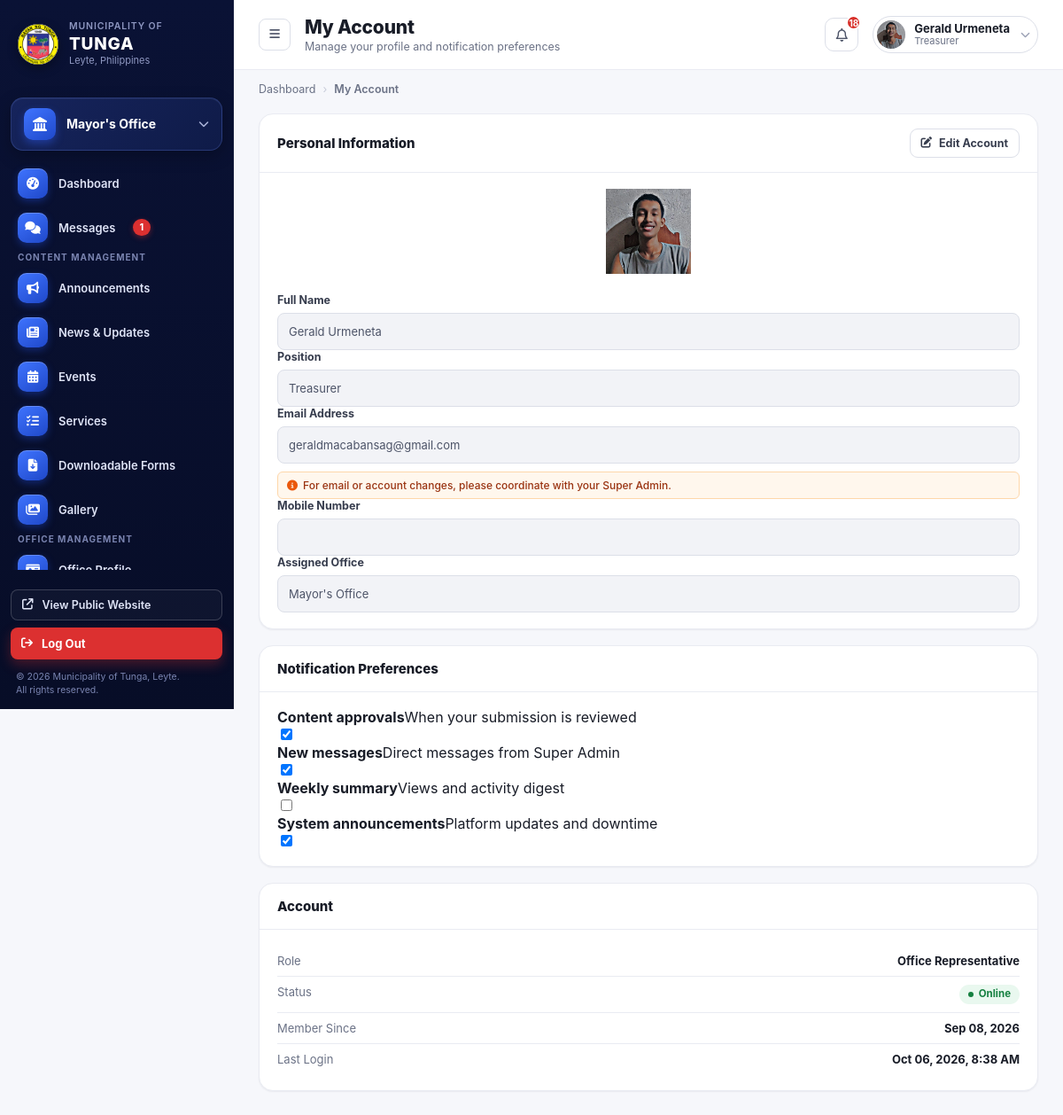
/office-dashboard/office-account (signed in), run on the app's committed database.
### office_dashboard/models.py (models this page shows, shortened)
class OfficeRepresentative(models.Model):
    user = models.OneToOneField(User, on_delete=models.CASCADE, related_name="office_rep")
    office = models.OneToOneField(Office, on_delete=models.CASCADE, related_name="representative")
    position = models.CharField(max_length=100, blank=True)
    mobile_number = models.CharField(max_length=20, blank=True)
    photo = models.ImageField(upload_to="rep_photos/", blank=True, null=True)   # ADD THIS LINE
    @property
    def unread_notifications_count(self):
        return self.notifications.filter(is_read=False).count()
    @property
    def recent_notifications(self):
        return self.notifications.order_by('-created_at')[:5]

### offices/models.py (models this page shows, shortened)
class Office(models.Model):
    name = models.CharField(max_length=100)
    slug = models.SlugField(unique=True, max_length=150)
    logo = models.ImageField(upload_to="office_logos/", blank=True, null=True)
    about = models.TextField(blank=True)
    description = models.TextField(blank=True)
    head_name = models.CharField(max_length=255, blank=True)
    position_title = models.CharField(max_length=255, blank=True)
    office_hours = models.CharField(max_length=255, blank=True)
    location = models.CharField(max_length=255, blank=True)
    email = models.EmailField(blank=True)
    telephone = models.CharField(max_length=100, blank=True)
    service_pledge = models.TextField(blank=True)
    mandate = models.TextField(blank=True)
    vision = models.TextField(blank=True)
    mission = models.TextField(blank=True)
    goal = models.TextField(blank=True)
    objective = models.TextField(blank=True)
    facebook_url = models.URLField(
        blank=True,
        help_text="Link to this office's official Facebook page, shown as an icon on its public page.",
    )
    twitter_url = models.URLField(
        blank=True,
        help_text="Link to this office's official X (Twitter) page, shown as an icon on its public page.",
    )
    instagram_url = models.URLField(
        blank=True,
        help_text="Link to this office's official Instagram page, shown as an icon on its public page.",
    )
    youtube_url = models.URLField(
        blank=True,
        help_text="Link to this office's official YouTube channel, shown as an icon on its public page.",
    )
    hero_image = models.ImageField(
        upload_to="office_hero/",
        blank=True,
        null=True,
        help_text="Banner image shown at the top of this office's public page. Defaults to the standard municipal hall photo when empty.",
    )
    display_order = models.PositiveIntegerField(default=9999)
    is_visible = models.BooleanField(
        default=True,
        help_text="Uncheck to hide this office from the public Offices page."
    )

### office_dashboard/views.py (the view, shortened to what this page needs)
# urls.py: path('office-account', views.my_account, name='account'),
@office_rep_required
def my_account(request, rep):
    return render(request, "office_dashboard/my-account.html", {"rep": rep})

### admin_dashboard/context_processors.py (called while the page is built)
def site_contact_info(request):
    return {"site_contact": SiteContactInfo.get_solo()}

def is_super_admin(request):
    if not request.user.is_authenticated:
        return {"is_super_admin": False}
    return {"is_super_admin": SuperAdmin.objects.filter(user=request.user).exists()}

def ticker_announcements(request):
    from office_dashboard.models import Announcement
    announcements = list(
        Announcement.objects.filter(status='published').order_by('-date_posted', '-created_at')[:5]
    )
    return {"ticker_announcements": announcements}

def nav_offices(request):
    from django.urls import reverse
    from offices.models import Office
    offices_list = list(
        Office.objects
        .exclude(slug="lgu-super-admin")
        .filter(is_visible=True, representative__isnull=False, representative__user__is_active=True)
        .order_by("display_order", "name")
    )
    for o in offices_list:
        o.nav_url = reverse('offices:office_detail', args=[o.slug])
    return {"nav_offices": offices_list}

### admin_dashboard/models.py (called while the page is built)
    @classmethod
    def get_solo(cls):
        obj, _ = cls.objects.get_or_create(pk=1, defaults={
            'phone': '(053) 456 789',
            'phone_local': 'Local 100',
            'email': 'tunga@gmail.com',
            'email_secondary': 'info@tunga.gov.ph',
            'address': '2nd Floor, Municipal Hall, Tunga, Leyte',
            'facebook_name': 'Municipality of Tunga - Official',
            'office_hours': 'Monday – Friday, 8:00 AM – 5:00 PM',
        })
        return obj

### office_dashboard/templatetags/message_tags.py (called while the page is built)
@register.simple_tag
def unread_messages(request):
    user = getattr(request, "user", None)
    if user is None or not user.is_authenticated:
        return 0
    if SuperAdmin.objects.filter(user=user).exists():
        return Message.objects.filter(sender=Message.SENDER_REP, read_at__isnull=True).count()
    rep = OfficeRepresentative.objects.filter(user=user).first()
    if rep is None:
        return 0
    return rep.chat_messages.filter(sender=Message.SENDER_ADMIN, read_at__isnull=True).count()

### templates/office_dashboard/my-account.html (shortened to what this page needs)
{% extends "representative_dashboard_base.html" %}
{% load static %}
{% block body_page %}my-account{% endblock %}
{% block content %}
  <div class="main">
    <header class="topbar">
      <div class="topbar-left">
        <button class="menu-btn" onclick="document.getElementById('sidebar').classList.toggle('open')"><i class="fa-solid fa-bars"></i></button>
        <div class="page-heading">
          <h1>My Account</h1>
          <p>Manage your profile and notification preferences</p>
        </div>
      </div>
      <div class="topbar-right">
        <button class="icon-button" id="notifBellBtn" type="button" aria-haspopup="true" aria-expanded="false"><i class="fa-regular fa-bell"></i>{% if rep.unread_notifications_count > 0 %}<span class="dot">{{ rep.unread_notifications_count }}</span>{% endif %}</button>
        <div class="user-chip">
          <img src="{% if rep.photo %}{{ rep.photo.url }}{% else %}{% static 'images/icon/profile_logo.jpeg' %}{% endif %}" alt="">
          <div class="who"><div class="name">{{ rep.user.get_full_name|default:rep.user.username }}</div><div class="role">{{ rep.position|default:"Office Representative" }}</div></div>
          <i class="fa-solid fa-chevron-down chev"></i>
        </div>
      </div>
    </header>
    <nav class="breadcrumbs">
      <span>Dashboard</span><span class="sep">›</span><span class="current">My Account</span>
    </nav>
    <main class="content">
      <div class="grid-3">
    <section class="panel">
      <div class="panel-header">
        <h2>Personal Information</h2>
        <button class="btn btn-secondary btn-sm" id="edit-account-btn"><i class="fa-solid fa-pen-to-square"></i> Edit Account</button>
      </div>
      <div class="panel-body" id="account-view-mode">
        <div class="avatar-upload" style="margin-bottom:22px;text-align:center;">
          <img src="{% if rep.photo %}{{ rep.photo.url }}{% else %}{% static 'images/icon/profile_logo.jpeg' %}{% endif %}" alt="" style="width:96px;height:96px;object-fit:cover;display:block;margin:0 auto;">
        </div>
        <div class="form-grid">
          <div class="form-group">
            <label class="form-label">Full Name</label>
            <input class="form-input" type="text" value="{{ rep.user.get_full_name }}" disabled>
          </div>
          <div class="form-group">
            <label class="form-label">Position</label>
            <input class="form-input" type="text" value="{{ rep.position }}" disabled>
          </div>
          <div class="form-group">
            <label class="form-label">Email Address</label>
            <input class="form-input" type="text" value="{{ rep.user.email }}" disabled>
            <div class="form-hint form-hint--notice"><i class="fa-solid fa-circle-info"></i> For email or account changes, please coordinate with your Super Admin.</div>
          </div>
          <div class="form-group">
            <label class="form-label">Mobile Number</label>
            <input class="form-input" type="text" value="{{ rep.mobile_number }}" disabled>
          </div>
          <div class="form-group full">
            <label class="form-label">Assigned Office</label>
            <input class="form-input" type="text" value="{{ rep.office.name }}" disabled>
          </div>
        </div>
      </div>
    </section>
        <div class="stack">
          <section class="panel">
            <div class="panel-header"><h2>Notification Preferences</h2></div>
            <div class="panel-body">
              <div class="toggle-row"><div><strong>Content approvals</strong><span class="d">When your submission is reviewed</span></div><label class="toggle"><input type="checkbox" checked></label></div>
              <div class="toggle-row"><div><strong>New messages</strong><span class="d">Direct messages from Super Admin</span></div><label class="toggle"><input type="checkbox" checked></label></div>
              <div class="toggle-row"><div><strong>Weekly summary</strong><span class="d">Views and activity digest</span></div><label class="toggle"><input type="checkbox"></label></div>
              <div class="toggle-row"><div><strong>System announcements</strong><span class="d">Platform updates and downtime</span></div><label class="toggle"><input type="checkbox" checked></label></div>
            </div>
          </section>
          <section class="panel">
            <div class="panel-header"><h2>Account</h2></div>
            <div class="panel-body">
              <div class="info-row"><span class="k">Role</span><span class="v">Office Representative</span></div>
              <div class="info-row"><span class="k">Status</span><span class="v"><span class="badge badge-green">Online</span></span></div>
              <div class="info-row"><span class="k">Member Since</span><span class="v">{{ rep.user.date_joined|date:"M d, Y" }}</span></div>
              <div class="info-row" style="border-bottom:none;"><span class="k">Last Login</span><span class="v">{{ rep.user.last_login|date:"M d, Y, g:i A"|default:"—" }}</span></div>
            </div>
          </section>
        </div>
      </div>
    </main>
  </div>
</div>
{% endblock %}

### templates/representative_dashboard_base.html (shortened to what this page needs)
<!DOCTYPE html>
{% load static message_tags %}
<html lang="en">
<head>
<link rel="stylesheet" href="{% static 'css/office_rep_style.css' %}">
<link rel="stylesheet" href="https://cdnjs.cloudflare.com/ajax/libs/font-awesome/6.5.1/css/all.min.css">
</head>
<body data-page="{% block body_page %}dashboard{% endblock %}">
<div class="app-shell">
  <aside class="sidebar sidebar--rep" id="sidebar">
    <div class="sidebar-brand">
      <img src="{% static 'images/tunga_leyte_logo.png' %}" alt="Municipality of Tunga" class="sidebar-logo">
      <div class="sidebar-brand-text">
        <div class="muni">Municipality of</div>
        <div class="name">TUNGA</div>
        <div class="place">Leyte, Philippines</div>
      </div>
    </div>
    <div class="office-switcher">
      <span class="icon"><i class="fa-solid fa-landmark"></i></span>
      <span class="label">{{ rep.office.name }}</span>
      <i class="fa-solid fa-chevron-down chev"></i>
    </div>
    <div class="sidebar-nav" id="sidebarNav">
    <ul>
      {% url 'office_dashboard:dashboard' as dashboard_url %}
      <li class="nav-item{% if request.path == dashboard_url %} active{% endif %}"><a href="{% url 'office_dashboard:dashboard' %}" style="display:flex;align-items:center;gap:11px;width:100%;color:inherit;"><span class="glyph"><i class="fa-solid fa-gauge-high"></i></span> Dashboard</a></li>
      {% url 'office_dashboard:messages' as messages_url %}
      {% unread_messages request as msg_unread %}
      <li class="nav-item{% if request.path == messages_url %} active{% endif %}">
        <a href="{{ messages_url }}" style="display:flex;align-items:center;gap:11px;width:100%;color:inherit;"><span class="glyph"><i class="fa-solid fa-comments"></i></span> Messages{% if msg_unread > 0 %}<span class="badge badge--msg">{{ msg_unread }}</span>{% endif %}</a>
      </li>
    </ul>
    <ul>
      <li class="nav-section-title">Content Management</li>
      {% url 'office_dashboard:rep_announce' as announce_url %}
      <li class="nav-item{% if request.path == announce_url %} active{% endif %}"><a href="{{ announce_url }}" style="display:flex;align-items:center;gap:11px;width:100%;color:inherit;"><span class="glyph"><i class="fa-solid fa-bullhorn"></i></span> Announcements</a></li>
      {% url 'office_dashboard:news_update' as news_url %}
      <li class="nav-item{% if request.path == news_url %} active{% endif %}"><a href="{{ news_url }}" style="display:flex;align-items:center;gap:11px;width:100%;color:inherit;"><span class="glyph"><i class="fa-solid fa-newspaper"></i></span> News &amp; Updates</a></li>
      {% url 'office_dashboard:event' as event_url %}
      <li class="nav-item{% if request.path == event_url %} active{% endif %}"><a href="{{ event_url }}" style="display:flex;align-items:center;gap:11px;width:100%;color:inherit;"><span class="glyph"><i class="fa-solid fa-calendar-days"></i></span> Events</a></li>
      {% url 'office_dashboard:services' as services_url %}
      <li class="nav-item{% if request.path == services_url %} active{% endif %}"><a href="{{ services_url }}" style="display:flex;align-items:center;gap:11px;width:100%;color:inherit;"><span class="glyph"><i class="fa-solid fa-list-check"></i></span> Services</a></li>
      {% url 'office_dashboard:downloadable_form' as forms_url %}
      <li class="nav-item{% if request.path == forms_url %} active{% endif %}"><a href="{{ forms_url }}" style="display:flex;align-items:center;gap:11px;width:100%;color:inherit;"><span class="glyph"><i class="fa-solid fa-file-arrow-down"></i></span> Downloadable Forms</a></li>
      {% url 'office_dashboard:gallery' as gallery_url %}
      <li class="nav-item{% if request.path == gallery_url %} active{% endif %}"><a href="{{ gallery_url }}" style="display:flex;align-items:center;gap:11px;width:100%;color:inherit;"><span class="glyph"><i class="fa-solid fa-images"></i></span> Gallery</a></li>
    </ul>
    <ul>
      <li class="nav-section-title">Office Management</li>
      {% url 'office_dashboard:profile' as profile_url %}
      <li class="nav-item{% if request.path == profile_url %} active{% endif %}"><a href="{{ profile_url }}" style="display:flex;align-items:center;gap:11px;width:100%;color:inherit;"><span class="glyph"><i class="fa-solid fa-id-card"></i></span> Office Profile</a></li>
      {% url 'office_dashboard:location' as location_url %}
      {% url 'office_dashboard:page_settings' as page_settings_url %}
    </ul>
      {% url 'office_dashboard:account' as account_url %}
      {% url 'office_dashboard:change_pass' as changepass_url %}
      {% url 'office_dashboard:notification' as notif_url %}
      {% url 'office_dashboard:log' as log_url %}
    </div>
    <div class="sidebar-footer">
      <a href="{% url 'home' %}" class="sidebar-view-site" style="color:inherit;" target="_blank"><i class="fa-solid fa-arrow-up-right-from-square"></i> View Public Website</a>
      <a class="sidebar-logout"><i class="fa-solid fa-arrow-right-from-bracket"></i> Log Out</a>
    </div>
    <div class="sidebar-copy">© 2026 Municipality of Tunga, Leyte.<br>All rights reserved.</div>
  </aside>
    {% block content %}
    {% endblock %}
</body>
</html>

### data on the page
OfficeRepresentative: office.name "Mayor's Office", unread_notifications_count "18", photo (picture), user.get_full_name "Gerald Urmeneta", position "Treasurer", user.email "geraldmacabansag@gmail.com", user.date_joined "Sep 08, 2026", user.last_login "Oct 06, 2026, 8:38 AM"

### other printed values
{{ msg_unread }} "1"
